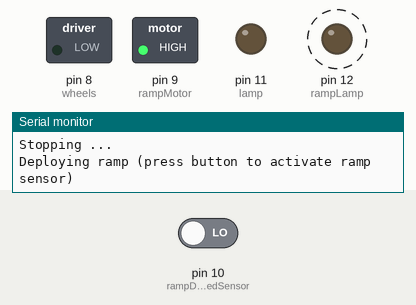
A sketch run on a simulated Arduino Uno, built with avr-gcc and run on an emulated ATmega328P. On the bench: switched loads named in the sketch (green lamp = pin HIGH), output pins drawn as LEDs (lit = HIGH), the last lines printed to the serial monitor. Dashed ring = blinking. The test bench sets the inputs (shaded band); at power-on: pin 10 (rampDeployedSensor) LOW.

Above: at 2.85 s.
2.9 s: pin 10 (rampDeployedSensor) driven HIGH
At 3.3 s:
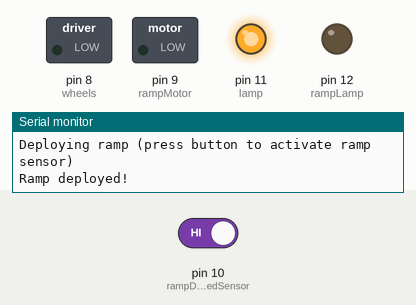
At 5.3 s:
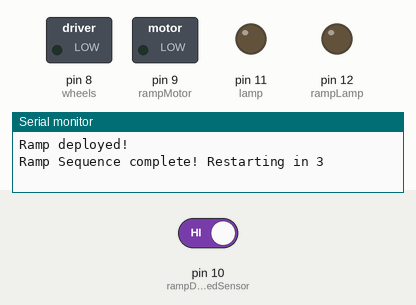
Timing chart, 0 to 14.9 s (numbered marks = the images above; inputs shaded):
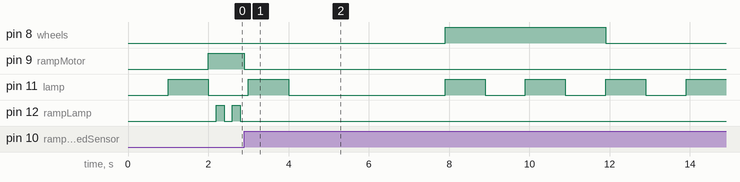

The sketch:

Sequence.ino
```cpp
class Timer
{
private:
    long startTime;
    long duration;
    long endTime;
    bool complete = true;

public:
    void start(long durationMs)
    {
        startTime = millis();
        endTime = startTime + duration;
        complete = false;
        this->duration = durationMs;
    }
    bool update()
    {
        if (millis() >= endTime)
        {
            complete = true;
        }
        return complete;
    }
    bool isComplete()
    {
        return complete;
    }
    bool countDownFrom(long delayMs)
    {
        if (isComplete())
        {
            start(delayMs);
        }
        return update();
    }
};

class Sequence
{
private:
    int sequenceStep = 0;
    int checkedSteps = 0;
    int numSteps = 0;
    Timer timer;

public:
    template <typename F>
    Sequence &thenCheck(F cb)
    {
        if (checkedSteps == sequenceStep)
        {
            if (cb())
            {
                sequenceStep += 1;
            }
        }
        checkedSteps += 1;
        return *this;
    }

    template <typename F>
    Sequence &then(F cb)
    {
        if (checkedSteps == sequenceStep)
        {
            cb();
            sequenceStep += 1;
        }
        checkedSteps += 1;
        return *this;
    }
    Sequence &delay(long delayMs)
    {
        if (checkedSteps == sequenceStep)
        {
            if (timer.countDownFrom(delayMs))
            {
                sequenceStep += 1;
            }
        }
        checkedSteps += 1;
        return *this;
    }
    void restart()
    {
        checkedSteps = 0;
        sequenceStep = 0;
    }
    Sequence &loop()
    {
        if (checkedSteps == sequenceStep)
        {
            restart();
        }
        return *this;
    }
    // If endSequence returns true the sequence has completed the current execution
    bool endSequence()
    {
        if (numSteps < checkedSteps)
        {
            numSteps = checkedSteps;
        }
        checkedSteps = 0;
        return (numSteps != 0) && (sequenceStep == numSteps);
    }
};

// The actual code starts here

Sequence rampSequence;
Sequence lampSequence;
Sequence fastLampSequence;
int wheels = 8;
int rampMotor = 9;
int rampDeployedSensor = 10;
int lamp = 11;
int rampLamp = 12;

void setup()
{
    Serial.begin(9600);
    pinMode(lamp, OUTPUT);
    pinMode(rampLamp, OUTPUT);
    pinMode(wheels, OUTPUT);
    pinMode(rampMotor, OUTPUT);
    pinMode(rampDeployedSensor, INPUT);
}

void loop()
{
    lampSequence
        .then([&]
              { digitalWrite(lamp, HIGH); })
        .delay(1000)
        .then([&]
              { digitalWrite(lamp, LOW); })
        .delay(1000)
        .loop()
        .endSequence();

    bool rampSequenceComplete = rampSequence
                                    .then([&]
                                          {
                                              Serial.println("Driving ...");
                                              digitalWrite(wheels, HIGH);
                                          })
                                    .delay(2000)
                                    .then([&]
                                          {
                                              Serial.println("Stopping ...");
                                              digitalWrite(wheels, LOW);
                                          })
                                    .delay(2000)
                                    .then([&]
                                          { Serial.println("Deploying ramp (press button to activate ramp sensor)"); })
                                    .thenCheck([&]
                                               {
                                                   // Now a separate sequence will flast a different lamp quickly while the ramp is deploying.
                                                   // The .delay()s in this sequence do not influence the ramp deployment or sensor checks, because they do not halt the program
                                                   fastLampSequence
                                                       .then([&]
                                                             { digitalWrite(rampLamp, HIGH); })
                                                       .delay(200)
                                                       .then([&]
                                                             { digitalWrite(rampLamp, LOW); })
                                                       .delay(200)
                                                       .loop()
                                                       .endSequence();

                                                   digitalWrite(rampMotor, HIGH);
                                                   if (digitalRead(rampDeployedSensor))
                                                   {
                                                       digitalWrite(rampMotor, LOW);
                                                       //Ensure rampLamp is deactivated before continuing to next sequence
                                                       digitalWrite(rampLamp, LOW);
                                                       //Proceeds to next step in the sequence (see .then() below)
                                                       return true;
                                                   }
                                                   //Continues to loop this step until ramp sensor is true/HIGH
                                                   return false;
                                               })
                                    .then([&]
                                          { Serial.println("Ramp deployed!"); })
                                    .delay(4000)
                                    .endSequence();
    if (rampSequenceComplete)
    {
        // When using normal delay, the lapSequence will stop working, as the program is entirely halted
        Serial.println("Ramp Sequence complete! Restarting in 3");
        delay(1000);
        Serial.println("2");
        delay(1000);
        Serial.println("1");
        delay(1000);
        rampSequence.restart();
    }
}

/*
alternative:

int lampSequenceStep = 1;
Timer timer;

void loop()
{
    switch (lampSequenceStep)
    {
    case 1:
        digitalWrite(lamp, HIGH);
        lampSequenceStep++;
        break;
    case 2:
        if (timer.countDownFrom(1000))
        {
            lampSequenceStep += 1;
        }
        break;
    case 3:
        digitalWrite(lamp, LOW);
        lampSequenceStep++;
        break;
    case 4:
        if (timer.countDownFrom(1000))
        {
            lampSequenceStep += 1;
        }
        break;
    case 5:
        digitalWrite(lamp, HIGH);
        lampSequenceStep++;
        break;
    default:
        lampSequenceStep = 1;
        break;
    }
}
*/
```

Measured:
- after the input at 2.9 s, pin 8 (wheels): LOW → HIGH after 5.0 s, → LOW 4.0 s later; pin 9 (rampMotor): HIGH → LOW at once; pin 12 (rampLamp): stops changing and stays LOW
